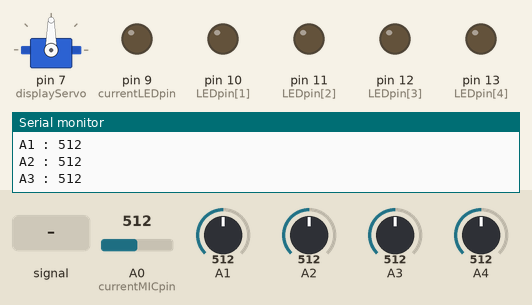
Simulated run of this sketch. Board: Arduino Uno, built with avr-gcc and run on an emulated ATmega328P. On the bench: servo, output pins drawn as LEDs (lit = HIGH), the last lines printed to the serial monitor. The test bench sets the inputs (shaded band); at power-on: A2 = 512, A1 = 512, A0 (currentMICpin) = 512, A3 = 512, A4 = 512.

Above: at 4.2 s.
4.3 s: A0 (currentMICpin) fed a 1000 Hz sine of ±255 counts around its level
At 6.4 s:
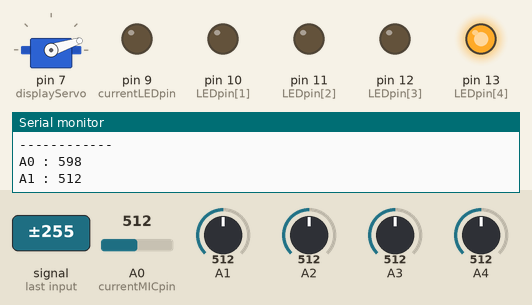
At 7.3 s:
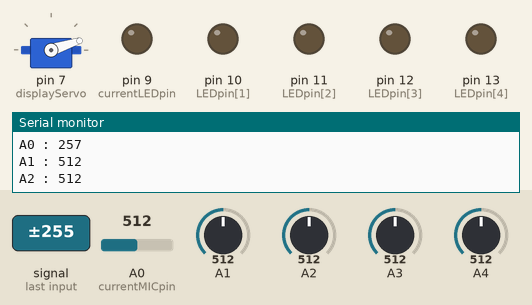
8.0 s: A2 set to 30
At 9.4 s:
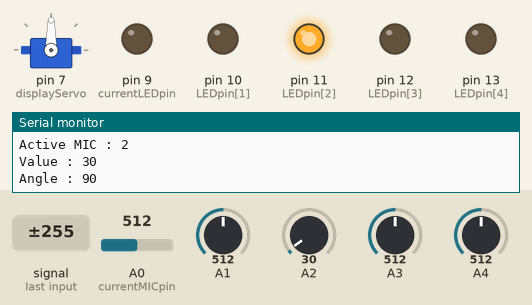
9.8 s: A2 set to 283
11.6 s: A2 set to 317
At 12.7 s:
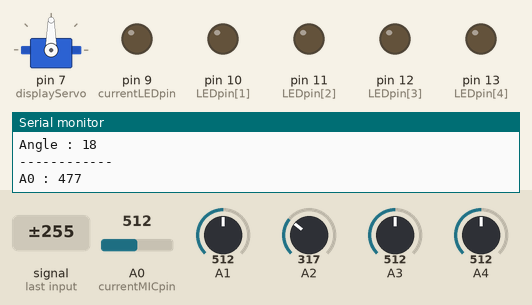
13.5 s: A1 set to 228
15.1 s: A1 set to 201
Timing chart, 0 to 17.6 s (numbered marks = the images above; inputs shaded):
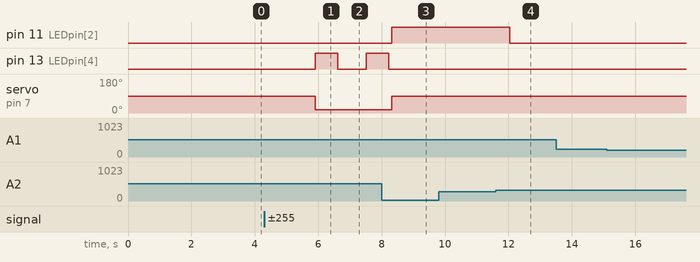

Measured:
- the behaviour switches between 300 and 301 on A2 (found by bisection; images 3 and 4)
- after the input at 4.3 s, pin 13 (LEDpin[4]): LOW → HIGH after 1.6 s, → LOW 0.71 s later, → HIGH 0.90 s later; servo on pin 7 (displayServo): 90° → 18° after 1.6 s
- after the input at 8.0 s, pin 11 (LEDpin[2]): LOW → HIGH after 0.33 s; pin 13 (LEDpin[4]): goes on until 8.2 s, then stays LOW; servo on pin 7 (displayServo): 18° → 90° after 0.33 s
- after the input at 11.6 s, pin 11 (LEDpin[2]): HIGH → LOW after 0.44 s

The sketch:

Servo_Sound_LED.ino
```cpp
//MOVEMENT OF SERVO MOTOR THANKS TO FIVE SOUND SENSORS//


#define DEBOUNCE 100 //pause to minimize the relevation of sound waves that bounce off hard surfaces
#define SIGNIFICATIVE_CHANGE 100 //minimum value indicating a significant change in the value read by the sound sensors (if the value read in a certain time is lower
//than 100, the servo will not change its position, line 84)
#define THRESHOLD 300 // value that expresses a significative change related to the sensitivity of sound sensors
#define CHANGE_DELAY 1000

// SERVO MOTOR
#include <Servo.h>
Servo displayServo; // naming servo motor
int currentMICposition = 0; // variable that indicates the position of servo motor (degrees)

// LED
int LEDpin[] = {9,10,11,12,13}; // digital pins connected to five LEDS
int currentLEDpin = 9; // the first pin we are going to consider to associate LEDS to sensors is the number 9

// SOUND SENSORS
int MICpin[] = {0, 1, 2, 3, 4}; // analog pins connected to five sound sensors
int currentMICpin = 0; // the first pin we are going to consider to associate sensors to LEDS is the number 0
int MICposition[] = {18, 54, 90, 126, 162}; // sound sensors are positioned in those angles, that are the same angles which servo motor will reach during its motion
// 180 deg % 5 = 36 deg, so five 36 deg angles in the middle of which there are the snesors. EX. [0; 36] in position 18 deg there will be a sound sensor
boolean MICstatus; // boolean variable that indicates sound sensors status
int MICvalues[5] = {0}; // array expressing the analog values of sound sensors

int pastMinMICvalue = 0; // value of the past maximum sound relevation (actually it is the minimum because sound sensors work the opposite way)
int pastMICposition = 0; // position of the sound sensor that registered the maximum sound value (actually it is the minimum because sound sensors work the opposite way)

void setup(){
  Serial.begin(9600);
  displayServo.attach(7); // digital pin connected to servo motor

  for (int p = 0; p < 5; p++)  { // set all sound sensors as INPUTS
    pinMode(MICpin[p], INPUT);
  }
   for (int n = 0; n < 5; n++)  { // set all LEDS as OUTPUTS
    pinMode(LEDpin[n], OUTPUT);
   }

  displayServo.write(90); // set the servo motor to 90 degrees as its initial position
  delay(3000);

}


void loop(){
  Serial.println("------------");
  for (int MIC = 0; MIC < 5; MIC++) { // for all the five sound sensors:
    currentMICpin = MICpin[MIC]; // set current sensor pin as the number of current loop sensor pin
    currentLEDpin = LEDpin[MIC]; // set current LED pin as the number of current loop sensor pin
    MICvalues[MIC] = analogRead(currentMICpin);// read the analog value of the current loop sensor pin
    if(MICvalues[MIC] > THRESHOLD) // if the current loop sensor register a value higher than THRESHOLD
      digitalWrite(currentLEDpin, LOW); // set the LED connected to that sensor to LOW
    Serial.print("A");
    Serial.print(MIC);
    Serial.print(" : ");
    Serial.println(MICvalues[MIC]);

    delay(DEBOUNCE);
  }

  int minMIC = 0;  // variable that will be assigned to the minimum analog value registered, corresponding to the maximum volume registered
  int minMICvalue = MICvalues[minMIC];

  for (int i = 0; i < 5; i++) {   // loop used to find the lowest analog value registered by a sensor, corresponding to the maximum volume registered
    if(minMICvalue > MICvalues[i]) {
      minMICvalue = MICvalues[i];
      minMIC = i;
      currentLEDpin = LEDpin[i];
    }
  }

  Serial.print("Active MIC : ");
  Serial.println(minMIC);
  Serial.print("Value : ");
  Serial.println(minMICvalue);
  Serial.print("Angle : ");
  Serial.println(MICposition[minMIC]);

  // to obviate the sensitivity of the microphones is added this condition
  // if the maximum volume registered (minimum analog value) comes from a different sound sensor AND if the difference between the past value registered
  // and the current one is higher than SIGNITIFICATIVE_CHANGE AND if that difference is lower than TRESHOLD
  // change the position of the servo motor to the new position of the sensor who registered the maximum volume (minimum analog value)
  if(pastMICposition != MICposition[minMIC] && abs(minMICvalue - pastMinMICvalue) > SIGNIFICATIVE_CHANGE && minMICvalue < THRESHOLD) {
    displayServo.write(MICposition[minMIC]);
    digitalWrite(currentLEDpin, HIGH);
    Serial.print("LED ON: ");
    Serial.println(currentLEDpin);
    Serial.print("New angle : ");
    Serial.println(MICposition[minMIC]);
  }

  // update values
  pastMinMICvalue = minMICvalue;
  pastMICposition = MICposition[minMIC];

  delay(300);
}
```
